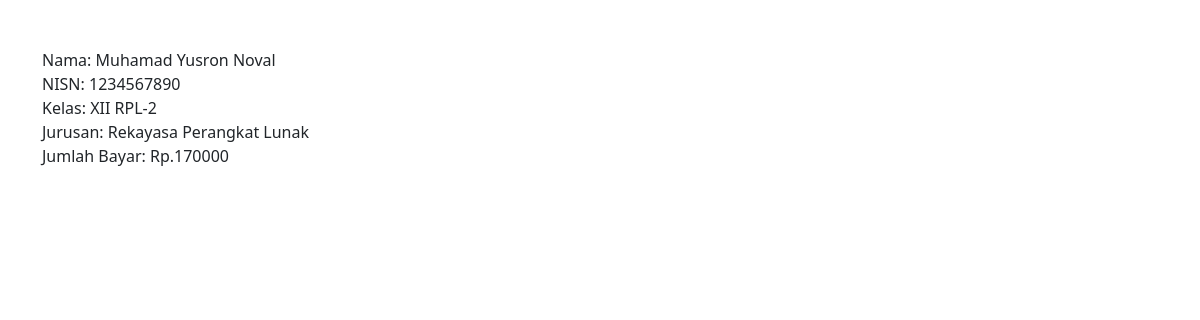
Page /PembayaranSPPSekolah/Admin/struk.php on the earlier database version.
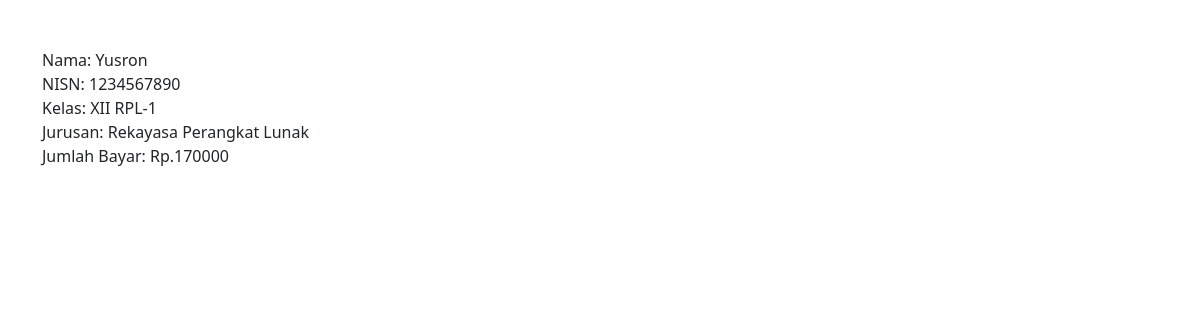
Same page on the later database version.
### tables this page shows
CREATE TABLE `tb_siswa` (
  `nisn` varchar(15) NOT NULL,
  `nis` varchar(15) NOT NULL,
  `nama` varchar(100) NOT NULL,
  `id_kelas` int(3) NOT NULL,
  `jenis_kelamin` enum('Laki-Laki','Perempuan') NOT NULL,
  `alamat` text NOT NULL,
  `no_telp` varchar(12) NOT NULL,
  `id_spp` int(11) NOT NULL,
  `total_bayar` int(11) NOT NULL
);

CREATE TABLE `tb_kelas` (
  `id_kelas` int(3) NOT NULL,
  `nama_kelas` varchar(15) NOT NULL,
  `wali_kelas` varchar(100) NOT NULL,
  `kompetensi_keahlian` text NOT NULL
);

CREATE TABLE `tb_pembayaran` (
  `id_pembayaran` int(11) NOT NULL,
  `id_petugas` int(11) NOT NULL,
  `nisn` varchar(15) NOT NULL,
  `tgl_bayar` date NOT NULL,
  `bulan_bayar` varchar(2) NOT NULL,
  `jumlah_bayar` int(11) NOT NULL,
  `id_spp` int(11) NOT NULL
);

### PembayaranSPPSekolah/Admin/struk.php (the view, shortened to what this page needs)
<?php
include "../koneksi.php";
$sql = "SELECT * FROM tb_pembayaran INNER JOIN tb_siswa ON tb_pembayaran.nisn = tb_siswa.nisn INNER JOIN tb_kelas ON tb_siswa.id_kelas = tb_kelas.id_kelas INNER JOIN tb_petugas ON tb_pembayaran.id_petugas = tb_petugas.id_petugas";
$query = mysqli_query($koneksi, $sql);
$data = mysqli_fetch_array($query);
$nama = $data['nama'];
$kelas = $data['nama_kelas'];
$jurusan = $data['kompetensi_keahlian'];
$jumlah = $data['jumlah_bayar'];
$nisn = $data['nisn'];
?>
<html>
<head>
    <link rel="stylesheet" type="text/css" href="../assets/css/bootstrap.min.css">
</head>
<body>
	<div class="container mt-5">
		<p>
			Nama: <?= $nama; ?><br>
			NISN: <?= $nisn; ?><br>
			Kelas: <?= $kelas; ?><br>
			Jurusan: <?= $jurusan; ?><br>
			Jumlah Bayar: Rp.<?= $jumlah; ?><br>
		</p>
	</div>
</body>
</html>

Differences in the rows shown:
no longer on this page (row edited): tb_siswa: nama "Muhamad Yusron Noval", nisn "1234567890"
removed tb_kelas: nama_kelas "XII RPL-2", kompetensi_keahlian "Rekayasa Perangkat Lunak"
removed tb_pembayaran: jumlah_bayar "170000"
added tb_pembayaran: nisn.nama "Yusron", nisn.nisn "1234567890", tb_kelas.nama_kelas "XII RPL-1", tb_kelas.kompetensi_keahlian "Rekayasa Perangkat Lunak", jumlah_bayar "170000"
